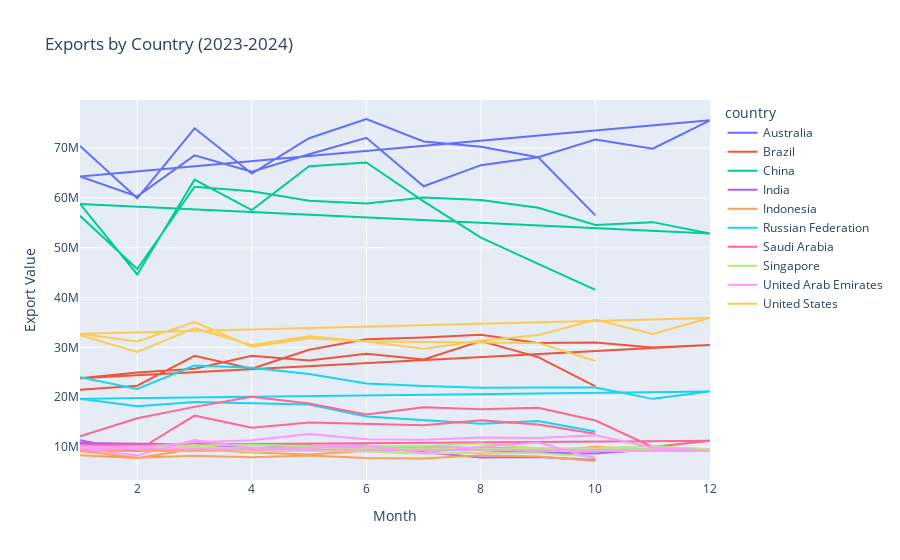

Write notebook code for a chart like this one.
### Code cell
import plotly.express as px

# Filter data for the years 2022 through 2024
filtered_data = data[(data['year'] == 2023) | (data['year'] == 2024)]

# Group by country, year, and month, and sum the exports
grouped_data = filtered_data.groupby(['country', 'year', 'month'])['export'].sum().reset_index()

# Create a line chart
#fig = px.line(grouped_data, x='month', y='export', color='country', title='Exports by Country (2023-2024)', labels={'export': 'Export Value', 'month': 'Month'})
# Filter for the top 10 exporting countries by total export value
top_exporting_countries = filtered_data.groupby('country')['export'].sum().nlargest(10).index
grouped_data = grouped_data[grouped_data['country'].isin(top_exporting_countries)]
fig = px.line(grouped_data, x='month', y='export', color='country', title='Exports by Country (2023-2024)', labels={'export': 'Export Value', 'month': 'Month'})
fig.update_traces(textposition="top center")

# Show the chart
fig.show()

### Figure 1 — Plotly figure (JSON) as saved in the notebook; plotly's stock layout.template omitted (floating-point values rounded to 4 significant figures)
{"data": [{"hovertemplate": "country=Australia<br>Month=%{x}<br>Export Value=%{y}<extra></extra>", "legendgroup": "Australia", "line": {"color": "#636efa", "dash": "solid"}, "marker": {"symbol": "circle"}, "mode": "lines", "name": "Australia", "orientation": "v", "showlegend": true, "textposition": "top center", "type": "scatter", "x": [1, 2, 3, 4, 5, 6, 7, 8, 9, 10, 11, 12, 1, 2, 3, 4, 5, 6, 7, 8, 9, 10], "xaxis": "x", "y": [70440000.0, 59930000.0, 73970000.0, 64900000.0, 71990000.0, 75840000.0, 71320000.0, 70280000.0, 68160000.0, 71710000.0, 69870000.0, 75580000.0, 64310000.0, 60320000.0, 68540000.0, 65290000.0, 68780000.0, 72070000.0, 62340000.0, 66580000.0, 68150000.0, 56510000.0], "yaxis": "y"}, {"hovertemplate": "country=Brazil<br>Month=%{x}<br>Export Value=%{y}<extra></extra>", "legendgroup": "Brazil", "line": {"color": "#EF553B", "dash": "solid"}, "marker": {"symbol": "circle"}, "mode": "lines", "name": "Brazil", "orientation": "v", "showlegend": true, "textposition": "top center", "type": "scatter", "x": [1, 2, 3, 4, 5, 6, 7, 8, 9, 10, 11, 12, 1, 2, 3, 4, 5, 6, 7, 8, 9, 10], "xaxis": "x", "y": [21510000.0, 22310000.0, 28300000.0, 25750000.0, 29520000.0, 31640000.0, 32000000.0, 32540000.0, 30900000.0, 30970000.0, 30010000.0, 30510000.0, 23820000.0, 24970000.0, 25740000.0, 28310000.0, 27360000.0, 28730000.0, 27570000.0, 31280000.0, 28060000.0, 22180000.0], "yaxis": "y"}, {"hovertemplate": "country=China<br>Month=%{x}<br>Export Value=%{y}<extra></extra>", "legendgroup": "China", "line": {"color": "#00cc96", "dash": "solid"}, "marker": {"symbol": "circle"}, "mode": "lines", "name": "China", "orientation": "v", "showlegend": true, "textposition": "top center", "type": "scatter", "x": [1, 2, 3, 4, 5, 6, 7, 8, 9, 10, 11, 12, 1, 2, 3, 4, 5, 6, 7, 8, 9, 10], "xaxis": "x", "y": [56420000.0, 45740000.0, 62250000.0, 61360000.0, 59440000.0, 58890000.0, 60100000.0, 59590000.0, 58030000.0, 54560000.0, 55150000.0, 52880000.0, 58790000.0, 44640000.0, 63680000.0, 57550000.0, 66380000.0, 67110000.0, 59300000.0, 52040000.0, 46760000.0, 41560000.0], "yaxis": "y"}, {"hovertemplate": "country=India<br>Month=%{x}<br>Export Value=%{y}<extra></extra>", "legendgroup": "India", "line": {"color": "#ab63fa", "dash": "solid"}, "marker": {"symbol": "circle"}, "mode": "lines", "name": "India", "orientation": "v", "showlegend": true, "textposition": "top center", "type": "scatter", "x": [1, 2, 3, 4, 5, 6, 7, 8, 9, 10, 11, 12, 1, 2, 3, 4, 5, 6, 7, 8, 9, 10], "xaxis": "x", "y": [11380000.0, 9171000.0, 10720000.0, 9741000.0, 10250000.0, 9601000.0, 9544000.0, 9429000.0, 8852000.0, 8694000.0, 9546000.0, 9260000.0, 10820000.0, 9498000.0, 10360000.0, 9219000.0, 10240000.0, 10330000.0, 8986000.0, 7900000.0, 7991000.0, 7400000.0], "yaxis": "y"}, {"hovertemplate": "country=Indonesia<br>Month=%{x}<br>Export Value=%{y}<extra></extra>", "legendgroup": "Indonesia", "line": {"color": "#FFA15A", "dash": "solid"}, "marker": {"symbol": "circle"}, "mode": "lines", "name": "Indonesia", "orientation": "v", "showlegend": true, "textposition": "top center", "type": "scatter", "x": [1, 2, 3, 4, 5, 6, 7, 8, 9, 10, 11, 12, 1, 2, 3, 4, 5, 6, 7, 8, 9, 10], "xaxis": "x", "y": [8375000.0, 7816000.0, 9656000.0, 8940000.0, 8504000.0, 9264000.0, 9726000.0, 9798000.0, 9075000.0, 10060000.0, 9421000.0, 9514000.0, 9220000.0, 7885000.0, 8283000.0, 7960000.0, 8319000.0, 7829000.0, 7709000.0, 8353000.0, 8100000.0, 7212000.0], "yaxis": "y"}, {"hovertemplate": "country=Russian Federation<br>Month=%{x}<br>Export Value=%{y}<extra></extra>", "legendgroup": "Russian Federation", "line": {"color": "#19d3f3", "dash": "solid"}, "marker": {"symbol": "circle"}, "mode": "lines", "name": "Russian Federation", "orientation": "v", "showlegend": true, "textposition": "top center", "type": "scatter", "x": [1, 2, 3, 4, 5, 6, 7, 8, 9, 10, 11, 12, 1, 2, 3, 4, 5, 6, 7, 8, 9, 10], "xaxis": "x", "y": [24020000.0, 21680000.0, 26370000.0, 25910000.0, 24650000.0, 22760000.0, 22240000.0, 21900000.0, 21990000.0, 21970000.0, 19680000.0, 21160000.0, 19730000.0, 18210000.0, 19030000.0, 18760000.0, 18560000.0, 16150000.0, 15440000.0, 14700000.0, 15240000.0, 13110000.0], "yaxis": "y"}, {"hovertemplate": "country=Saudi Arabia<br>Month=%{x}<br>Export Value=%{y}<extra></extra>", "legendgroup": "Saudi Arabia", "line": {"color": "#FF6692", "dash": "solid"}, "marker": {"symbol": "circle"}, "mode": "lines", "name": "Saudi Arabia", "orientation": "v", "showlegend": true, "textposition": "top center", "type": "scatter", "x": [1, 2, 3, 4, 5, 6, 7, 8, 9, 10, 11, 12, 1, 2, 3, 4, 5, 6, 7, 8, 9, 10], "xaxis": "x", "y": [12190000.0, 15790000.0, 18070000.0, 20090000.0, 18740000.0, 16530000.0, 18020000.0, 17570000.0, 17900000.0, 15340000.0, 10020000.0, 11270000.0, 10390000.0, 9302000.0, 16330000.0, 13910000.0, 14940000.0, 14710000.0, 14360000.0, 15370000.0, 14540000.0, 12670000.0], "yaxis": "y"}, {"hovertemplate": "country=Singapore<br>Month=%{x}<br>Export Value=%{y}<extra></extra>", "legendgroup": "Singapore", "line": {"color": "#B6E880", "dash": "solid"}, "marker": {"symbol": "circle"}, "mode": "lines", "name": "Singapore", "orientation": "v", "showlegend": true, "textposition": "top center", "type": "scatter", "x": [1, 2, 3, 4, 5, 6, 7, 8, 9, 10, 11, 12, 1, 2, 3, 4, 5, 6, 7, 8, 9, 10], "xaxis": "x", "y": [9967000.0, 10210000.0, 10320000.0, 10490000.0, 10170000.0, 10240000.0, 10200000.0, 10710000.0, 9755000.0, 9779000.0, 10160000.0, 9628000.0, 9961000.0, 9528000.0, 10420000.0, 9088000.0, 9407000.0, 9094000.0, 8674000.0, 8849000.0, 8763000.0, 8086000.0], "yaxis": "y"}, {"hovertemplate": "country=United Arab Emirates<br>Month=%{x}<br>Export Value=%{y}<extra></extra>", "legendgroup": "United Arab Emirates", "line": {"color": "#FF97FF", "dash": "solid"}, "marker": {"symbol": "circle"}, "mode": "lines", "name": "United Arab Emirates", "orientation": "v", "showlegend": true, "textposition": "top center", "type": "scatter", "x": [1, 2, 3, 4, 5, 6, 7, 8, 9, 10, 11, 12, 1, 2, 3, 4, 5, 6, 7, 8, 9, 10], "xaxis": "x", "y": [10160000.0, 9987000.0, 10960000.0, 11370000.0, 12620000.0, 11590000.0, 11470000.0, 11940000.0, 11850000.0, 12370000.0, 9927000.0, 9197000.0, 9670000.0, 8346000.0, 11420000.0, 9807000.0, 9856000.0, 10350000.0, 8808000.0, 10050000.0, 10900000.0, 7726000.0], "yaxis": "y"}, {"hovertemplate": "country=United States<br>Month=%{x}<br>Export Value=%{y}<extra></extra>", "legendgroup": "United States", "line": {"color": "#FECB52", "dash": "solid"}, "marker": {"symbol": "circle"}, "mode": "lines", "name": "United States", "orientation": "v", "showlegend": true, "textposition": "top center", "type": "scatter", "x": [1, 2, 3, 4, 5, 6, 7, 8, 9, 10, 11, 12, 1, 2, 3, 4, 5, 6, 7, 8, 9, 10], "xaxis": "x", "y": [32460000.0, 29110000.0, 33870000.0, 30510000.0, 32230000.0, 31210000.0, 29750000.0, 31330000.0, 32470000.0, 35570000.0, 32710000.0, 35920000.0, 32740000.0, 31190000.0, 35070000.0, 30130000.0, 31830000.0, 31250000.0, 31110000.0, 31060000.0, 30910000.0, 27280000.0], "yaxis": "y"}], "layout": {"legend": {"title": {"text": "country"}, "tracegroupgap": 0}, "title": {"text": "Exports by Country (2023-2024)"}, "xaxis": {"anchor": "y", "domain": [0, 1], "title": {"text": "Month"}}, "yaxis": {"anchor": "x", "domain": [0, 1], "title": {"text": "Export Value"}}}}
